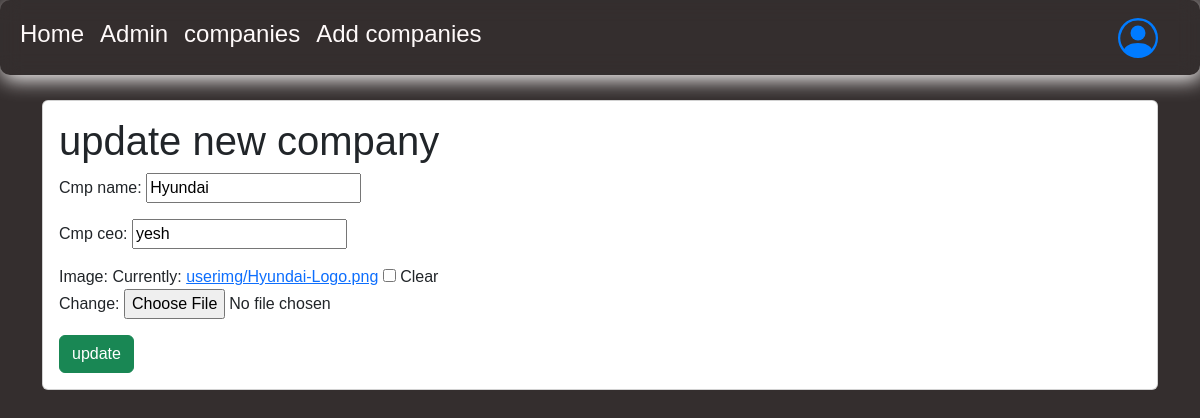
/company/edit/3/, run on an earlier commit of the app's database.
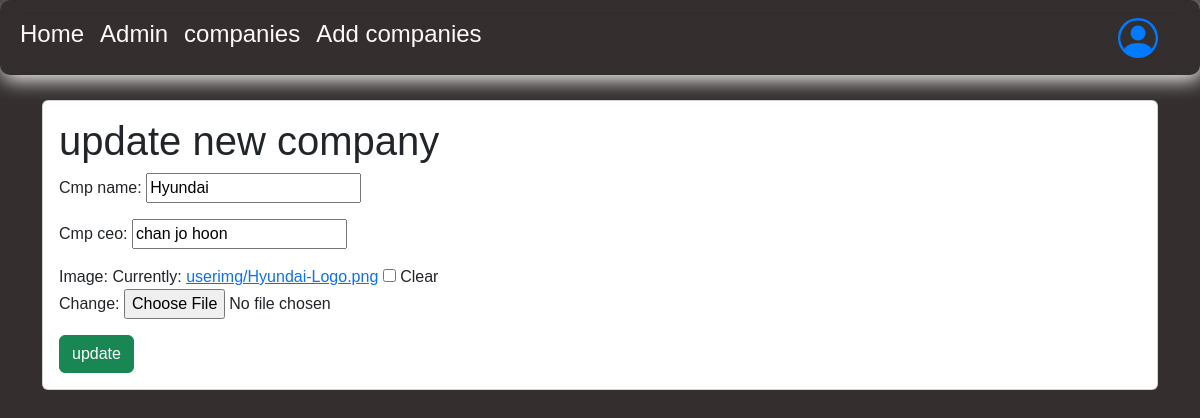
And on a later commit of the database.
### cbvapp/models.py (models this page shows, shortened)
class company(models.Model):
    cmp_name=models.CharField(max_length=100)
    cmp_ceo=models.CharField(max_length=100)
    origin=models.CharField(max_length=100)
    image = models.ImageField(upload_to='userimg/',blank=True,null=True)

### cbvapp/views.py (the view)
# urls.py: path('edit/<int:pk>/',views.Updatecompany.as_view(),name='edit'),
class Updatecompany(UpdateView):
    model = company
    fields = ['cmp_name','cmp_ceo','image']

### cbvapp/templates/cbvapp/company_form.html (shortened to what this page needs)
{% extends "base.html" %}
{% load static %}
{% block content %}
<div class="container">
    <div class="jambotron">
        <div class="card card-body">
            {% if not form.instance.pk %}
            <h1>ADD new company</h1>
            <form action="" method="post">
                {% csrf_token %}
                {{ form.as_p }}
                <input type="submit" class="btn btn-success" value="ADD">
            </form>
        {% else %}
            <h1>update new company</h1>
            <form action="" method="post">
                {{ form.as_p }}
                <input type="submit" class="btn btn-success" value="update">
            </form>
        {% endif %}
        </div>
    </div>
</div>
{% endblock %}

What changed in the data, as far as the page shows it:
changed company "Hyundai": cmp_ceo "yesh" → "chan jo hoon"
